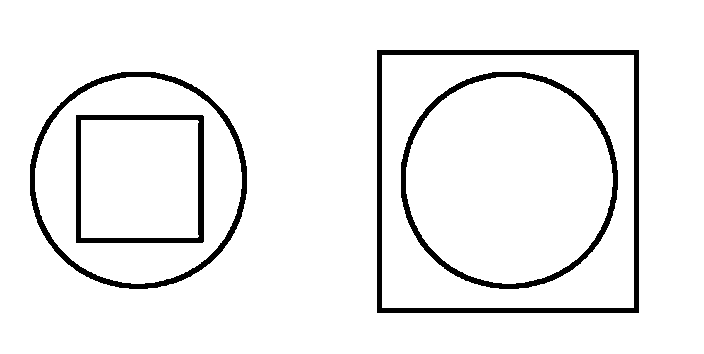
#> input picture imagens/Quest1C/circle_illusion.png, 704 x 354 px, found by its file name
$ jupyter execute Quest1C.ipynb
#> lines starting #> are read from the running program, lines starting #| are printed output that depends on the picture; after the words box and inside, x2 and y2 are one past the last pixel; in counts of white or black regions, pixels touching at a corner belong together; long printed decimals are rounded
[cell 1]
from google.colab import drive
drive.mount('/content/drive')

import cv2
from google.colab.patches import cv2_imshow
import matplotlib.pyplot as plt
import numpy as np
from skimage.transform import hough_circle, hough_circle_peaks

#Carrega a imagem
imagem = cv2.imread('/content/drive/MyDrive/Pesquisa/Visão Computacional/imagens/Quest1C/circle_illusion.png')
#> imagem is the input picture: shape (354, 704, 3); 93.9% white; 4 black regions, box (x1, y1, x2, y2) and area: (377, 50, 639, 313) 5150, (401, 72, 618, 289) 3701, (30, 72, 247, 289) 3699, (76, 115, 204, 243) 2572
#Imprime a imagem
cv2_imshow(imagem)

output = imagem.copy()
h_img, w_img = output.shape[:2]
#> h_img = 354; w_img = 704

# =========================================================================
# MÓDULO 1: PRÉ-PROCESSAMENTO E BORDAS DE CANNY
# Objetivo: Preparar a imagem e visualizar as arestas detectadas.
# =========================================================================

# --- PRÉ-PROCESSAMENTO ---
gray_img = cv2.cvtColor(imagem, cv2.COLOR_BGR2GRAY)

threshold1 = 50
threshold2 = 200
arestas = cv2.Canny(gray_img, threshold1, threshold2)
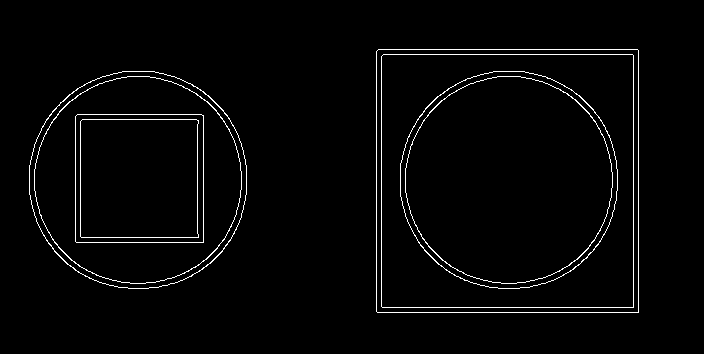
#> arestas: shape (354, 704); 2.3% white in thin lines or dots, all inside (x1, y1, x2, y2) = (29, 49, 639, 313)

# --- VISUALIZAÇÃO 1 ---
print("Visualizando as arestas detectadas pelo Canny:")
cv2_imshow(arestas)
print("-" * 40)


# =========================================================================
# MÓDULO 2: DETECÇÃO DE CÍRCULOS (INTERNO E EXTERNO)
# Objetivo: Encontrar os raios, calcular a média e desenhar os círculos.
# =========================================================================

# 2. DETECÇÃO (Intervalo que cobre 100 a 120)
raios_teste = np.arange(100, 120)
hough_res = hough_circle(arestas, raios_teste)

# 3. PICOS (Permite concêntricos)
accs, cx, cy, radii = hough_circle_peaks(hough_res, raios_teste,
                                          total_num_peaks=4,
                                          min_xdistance=1,
                                          min_ydistance=1)
#> accs = [0.605, 0.587, 0.574, 0.54]; cx = [138, 138, 509, 508]; cy = [180, 180, 180, 179]; radii = [104, 109, 104, 109]

# 4. AGRUPAMENTO
candidatos = []
for x, y, r in zip(cx, cy, radii):
    candidatos.append({'x': x, 'y': y, 'r': r})
#> this loop made 4 passes
#> (x, y, r) on passes 1 to 4: (138, 180, 104), (138, 180, 109), (509, 180, 104), (508, 179, 109)
#> after the loop, candidatos = 4 items

meio = w_img // 2
#> meio = 352
grupo_esq = [c for c in candidatos if c['x'] < meio]
#> grupo_esq = 2 items
grupo_dir = [c for c in candidatos if c['x'] > meio]
#> grupo_dir = 2 items

# --- FUNÇÃO DE PROCESSAMENTO COM OS PRINTS ---
def processar_grupo(grupo, nome):
#> called with nome = 'LADO ESQUERDO'
    if not grupo: return None

    # Ordena pelo raio (Menor -> Maior)
    grupo.sort(key=lambda k: k['r'])

    interno = grupo[0]  # Menor raio
#> interno = {'x': 138, 'y': 180, 'r': 104}
    externo = grupo[-1] # Maior raio
#> externo = {'x': 138, 'y': 180, 'r': 109}

    # Desenhar
    # Externo (Verde)
    cv2.circle(output, (externo['x'], externo['y']), externo['r'], (0, 255, 0), 2)
    # Interno (Azul)
    cv2.circle(output, (interno['x'], interno['y']), interno['r'], (255, 0, 0), 2)

    # --- PRINTS DETALHADOS ---
    print(f"--- {nome} ---")
    print(f"Borda Interna: {interno['r']:2f} pixels")
#| Borda Interna: 104.000 pixels
    print(f"Borda Externa: {externo['r']:2f} pixels")
#| Borda Externa: 109.000 pixels

    # Retorna o externo para usarmos na prova das linhas paralelas
    return externo

# Executa e imprime os dados
dados_esq = processar_grupo(grupo_esq, "LADO ESQUERDO")
#> dados_esq = {'x': 138, 'y': 180, 'r': 109}
dados_dir = processar_grupo(grupo_dir, "LADO DIREITO")
#| Borda Interna: 104.000 pixels
#| Borda Externa: 109.000 pixels
#> dados_dir = {'x': 508, 'y': 179, 'r': 109}
print("-" * 40)

# --- VISUALIZAÇÃO 2 ---
print("Visualizando detecção dos círculos:")
cv2_imshow(output)


# =========================================================================
# MÓDULO 3: PROVA MATEMÁTICA (LINHAS PARALELAS)
# Objetivo: Traçar tangentes e calcular o ângulo entre elas.
# =========================================================================

print("-" * 40)

horizontal_lines = []

if dados_esq and dados_dir:
    # Calcular coordenadas Y das linhas tangentes (usando o círculo externo como referência)
    y_topo_esq = dados_esq['y'] - dados_esq['r']
#> y_topo_esq = 71
    y_topo_dir = dados_dir['y'] - dados_dir['r']
#> y_topo_dir = 70

    y_base_esq = dados_esq['y'] + dados_esq['r']
#> y_base_esq = 289
    y_base_dir = dados_dir['y'] + dados_dir['r']
#> y_base_dir = 288

    # Adicionar à lista para o cálculo matemático
    horizontal_lines.append((0, y_topo_esq, w_img, y_topo_dir))
    horizontal_lines.append((0, y_base_esq, w_img, y_base_dir))

    # Desenhar as linhas Ciano
    cv2.line(output, (0, y_topo_esq), (w_img, y_topo_dir), (255, 255, 0), 2)
    cv2.line(output, (0, y_base_esq), (w_img, y_base_dir), (255, 255, 0), 2)
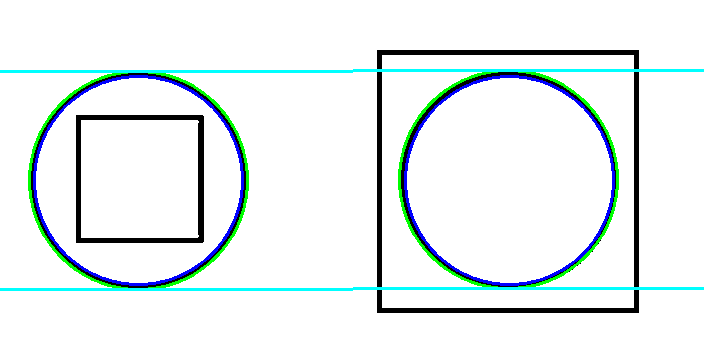
#> output: shape (354, 704, 3); mean B, G, R 240.5, 240.4, 232.2

    # --- ANÁLISE MATEMÁTICA ---
    slopes = []
    for x1, y1, x2, y2 in horizontal_lines:
        delta_x = x2 - x1
        if delta_x == 0:
            m = float('inf')
        else:
            m = (y2 - y1) / delta_x
        slopes.append(m)
#> this loop made 2 passes
#> (x1, y1, x2, y2, delta_x, m) on passes 1 to 2: (0, 71, 704, 70, 704, -0.00142), (0, 289, 704, 288, 704, -0.00142)
#> after the loop, slopes = [-0.00142, -0.00142]

    total_angle = 0.0
    pair_count = 0

    for i in range(len(slopes)):
        for j in range(i + 1, len(slopes)):
            m1 = slopes[i]
            m2 = slopes[j]

            numerator = m2 - m1
            denominator = 1 + m1 * m2

            if denominator == 0:
                angle_rad = np.pi / 2
            else:
                tan_theta = abs(numerator / denominator)
                angle_rad = np.arctan(tan_theta)

            total_angle += angle_rad
            pair_count += 1
#> this loop made 2 passes
#> after the loop, pair_count = 1; total_angle = 0

    if pair_count > 0:
        average_angle_deg = np.degrees(total_angle / pair_count)
#> average_angle_deg = 0
    else:
        average_angle_deg = 0.0

    print(f'Ângulo médio agudo entre os pares de linhas: {average_angle_deg:.4f} graus')
#| Ângulo médio agudo entre os pares de linhas: 0.0000 graus

print("-" * 40)

# --- VISUALIZAÇÃO 3 ---
print("Visualizando prova matemática final:")
cv2_imshow(output)
